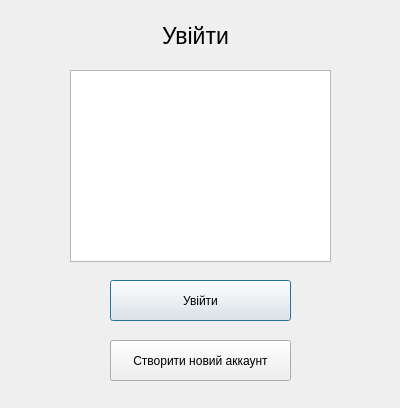
<?xml version="1.0" encoding="UTF-8"?>
<ui version="4.0">
 <class>Dialog</class>
 <widget class="QDialog" name="Dialog">
  <property name="geometry">
   <rect>
    <x>0</x>
    <y>0</y>
    <width>400</width>
    <height>408</height>
   </rect>
  </property>
  <property name="windowTitle">
   <string>Dialog</string>
  </property>
  <widget class="QLabel" name="label">
   <property name="geometry">
    <rect>
     <x>150</x>
     <y>20</y>
     <width>91</width>
     <height>31</height>
    </rect>
   </property>
   <property name="font">
    <font>
     <pointsize>17</pointsize>
    </font>
   </property>
   <property name="text">
    <string>Увійти</string>
   </property>
   <property name="alignment">
    <set>Qt::AlignCenter</set>
   </property>
  </widget>
  <widget class="QPushButton" name="pushButton">
   <property name="geometry">
    <rect>
     <x>110</x>
     <y>280</y>
     <width>181</width>
     <height>41</height>
    </rect>
   </property>
   <property name="text">
    <string>Увійти</string>
   </property>
  </widget>
  <widget class="QPushButton" name="pushButton_2">
   <property name="geometry">
    <rect>
     <x>110</x>
     <y>340</y>
     <width>181</width>
     <height>41</height>
    </rect>
   </property>
   <property name="text">
    <string>Створити новий аккаунт</string>
   </property>
  </widget>
  <widget class="QListWidget" name="listWidget">
   <property name="geometry">
    <rect>
     <x>70</x>
     <y>70</y>
     <width>261</width>
     <height>192</height>
    </rect>
   </property>
  </widget>
 </widget>
 <resources/>
 <connections/>
</ui>
